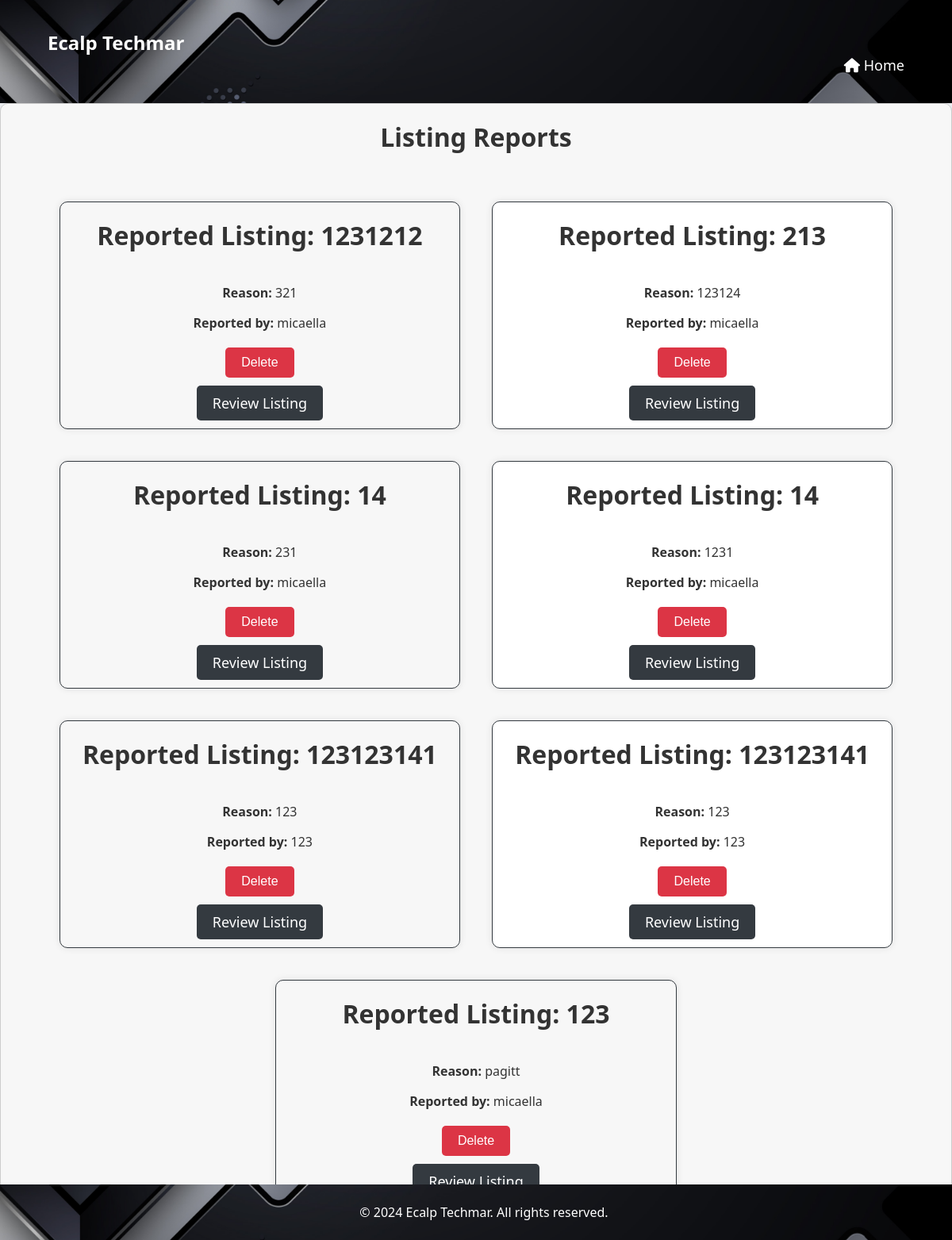
The page /listing_reports/ (signed in) on the database its author committed.
### newsfeed/models.py (models this page shows, shortened)
class Report(models.Model):
    product = models.ForeignKey(Product, on_delete=models.CASCADE)
    user = models.ForeignKey(User, on_delete=models.CASCADE)
    reason = models.TextField()
    created_at = models.DateTimeField(auto_now_add=True)
    class Meta:
        verbose_name = 'Listing Report'
        verbose_name_plural = 'Listing Reports'

class Product(models.Model):
    title = models.CharField(max_length=255)
    description = models.TextField()
    price = models.DecimalField(max_digits=10, decimal_places=2)
    image = models.ImageField(upload_to='products/')
    mobile_number = models.CharField(max_length=20)
    location = models.CharField(max_length=255)
    user = models.ForeignKey(User, on_delete=models.CASCADE)
    created_at = models.DateTimeField(auto_now_add=True)
    category = models.CharField(max_length=50, choices=[('Electronics', 'Electronics'), ('Fashion and Beauty', 'Fashion and Beauty'), ('Home and Garden', 'Home and Garden'), ('Sports and Leisure', 'Sports and Leisure'), ('Others', 'Others')], default='Others')
    is_active = models.BooleanField(default=True)
    deleted_at = models.DateTimeField(null=True, blank=True)

### custom_admin/views.py (the view)
# urls.py: path('listing_reports/', views.listing_reports, name='listing_reports'),
@login_required
@user_passes_test(is_staff)
def listing_reports(request):
    reports = Report.objects.all()
    return render(request, 'listing_reports.html', {'reports': reports})

### custom_admin/views.py (called while the page is built)
def is_staff(user):
    return user.is_staff or user.is_superuser

### custom_admin/templates/listing_reports.html (shortened to what this page needs)
<!DOCTYPE html>
<html lang="en">
<head>
    {% load static %}
    <link rel="stylesheet" href="{% static 'main/styles.css' %}">
    <link rel="stylesheet" href="https://cdnjs.cloudflare.com/ajax/libs/font-awesome/6.0.0-beta3/css/all.min.css">
</head>
<body>
    <header>
    <div class="container">
        <h1 class="logo">Ecalp Techmar</h1>
        <nav>
            <ul>
                  <li><a href="{% url 'custom_admin:admin_dashboard' %}"><i class="fas fa-home"></i> Home</a></li>
            </ul>
        </nav>
    </div>
</header>
  <section id="listing-reports">
    <h2>Listing Reports</h2>
    <div class="reports">
        {% for report in reports %}
            <div class="report">
                <h2>Reported Listing: {{ report.product.title }}</h2>
                <div class="report-details">
                    <p><strong>Reason:</strong> {{ report.reason }}</p>
                    <p><strong>Reported by:</strong> {{ report.user.username }}</p>
                </div>
                <div class="button-group">
                    <div class="delete-button-container">
                        <button class="new-delete-button">
                            <a href="{% url 'custom_admin:delete_listing_report' report.pk %}" onclick="return confirm('Are you sure you want to delete this report?')">
                                Delete
                            </a>
                        </button>
                    </div>
                    <a href="{% url 'newsfeed:listing_detail' report.product.pk %}" class="btn btn-primary">Review Listing</a>
                </div>
            </div>
        {% endfor %}
    </div>
</section>
     <footer>
        <div class="container">
            <div class="footer-content">
                <p style="text-align: center; width: 100%;">&copy; 2024 Ecalp Techmar. All rights reserved.</p>
            </div>
        </div>
    </footer>
</body>
</html>

### main/static/main/styles.css (style rules this page uses)
body { font-family: 'Segoe UI', Tahoma, Geneva, Verdana, sans-serif; margin: 0; padding: 0; box-sizing: border-box; background-color: #f0f2f5; color: #333; }
header { background-color: #343a40; color: white; padding: 15px 0; position: sticky; top: 0; z-index: 1000; }
.container { width: 90%; max-width: 1200px; margin: 0 auto; padding: 0 15px; }
.logo { margin: 0; font-size: 24px; }
nav ul { list-style: none; padding: 0; display: flex; justify-content: flex-end; margin: 0; }
nav ul li { margin-left: 20px; }
nav ul li a { color: white; text-decoration: none; font-size: 18px; transition: color 0.3s; }
.btn { background-color: #343a40; color: white; padding: 10px 20px; text-decoration: none; border-radius: 5px; font-size: 18px; transition: background 0.3s; }
section { padding: 60px 0; }
section h2 { text-align: center; margin-bottom: 40px; font-size: 32px; }
footer { background-color: #343a40; color: white; padding: 15px 0; text-align: center; }
.footer-content { display: flex; justify-content: space-between; align-items: center; flex-wrap: wrap; }
.footer-content p { margin: 0; }

### rows shown on the page
Report: product "1231212", reason "321", user.username "micaella"
Report: product "213", reason "123124", user.username "micaella"
Report: product "14", reason "231", user.username "micaella"
Report: product "14", reason "1231", user.username "micaella"
Report: product "123123141", reason "123", user.username "123"
Report: product "123123141", reason "123", user.username "123"
Report: product "123", reason "pagitt", user.username "micaella"
